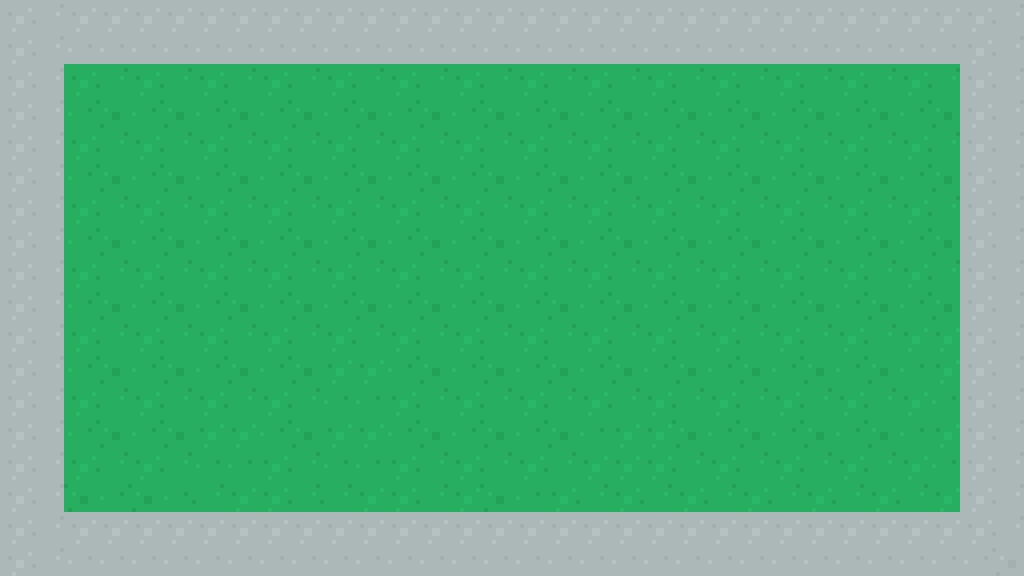

Below is a game level as drawn by its tile map, then a one-line description and the .tmx file that defines it, in full:
An orthogonal 32x18 tile map with 32x32 px tiles, 1 tile layer (Tile Layer 1), 2 tilesets.

<map version="1.5" tiledversion="1.7.2" orientation="orthogonal" renderorder="right-down" width="32" height="18" tilewidth="32" tileheight="32" infinite="0" nextlayerid="2" nextobjectid="1">
 <tileset firstgid="1" source="squareTileset.tsx" />
 <tileset firstgid="1211" source="squareTileset.tsx" />
 <layer id="1" name="Tile Layer 1" width="32" height="18">
  <data encoding="csv">
228,229,228,228,228,228,228,228,228,228,228,228,228,228,228,228,228,228,228,228,228,228,228,228,228,228,228,228,228,228,228,229,
228,229,283,283,283,283,283,283,283,283,283,283,283,283,283,283,283,283,283,283,283,283,283,283,283,283,283,283,283,283,228,229,
228,229,57,58,57,58,57,58,57,58,57,58,57,58,57,58,57,58,57,58,57,58,57,58,57,58,57,58,57,58,228,229,
228,229,112,113,112,113,112,113,112,113,112,113,112,113,112,113,112,113,112,113,112,113,112,113,112,113,112,113,112,113,228,229,
228,229,57,58,57,58,57,58,57,58,57,58,57,58,57,58,57,58,57,58,57,58,57,58,57,58,57,58,57,58,228,229,
228,229,112,113,112,113,112,113,112,113,112,113,112,113,112,113,112,113,112,113,112,113,112,113,112,113,112,113,112,113,228,229,
228,229,57,58,57,58,57,58,57,58,57,58,57,58,57,58,57,58,57,58,57,58,57,58,57,58,57,58,57,58,228,229,
228,229,112,113,112,113,112,113,112,113,112,113,112,113,112,113,112,113,112,113,112,113,112,113,112,113,112,113,112,113,228,229,
228,229,57,58,57,58,57,58,57,58,57,58,57,58,57,58,57,58,57,58,57,58,57,58,57,58,57,58,57,58,228,229,
228,229,112,113,112,113,112,113,112,113,112,113,112,113,112,113,112,113,112,113,112,113,112,113,112,113,112,113,112,113,228,229,
228,229,1267,58,57,58,57,58,57,58,57,58,57,58,57,58,57,58,57,58,57,58,57,58,57,58,57,58,57,1267,228,229,
228,229,1322,113,112,113,112,113,112,113,1267,1267,112,113,112,113,112,113,112,113,112,113,112,113,112,113,112,113,112,1267,228,229,
228,229,1267,58,57,58,57,58,57,58,1322,1322,57,58,57,58,57,58,57,58,57,58,57,58,57,58,57,58,57,1322,228,229,
228,229,1322,113,112,113,1267,1267,112,113,1267,1267,112,113,112,113,112,113,112,1267,1267,113,112,113,112,113,112,113,112,1267,228,229,
228,229,1267,58,57,58,1322,1322,57,58,1322,1322,57,58,57,58,57,58,57,1267,1267,58,57,58,57,58,57,58,57,1322,228,229,
228,229,1323,1322,1323,1322,1268,1267,1267,1268,1268,1267,1267,1268,1267,113,112,1267,1268,1267,1268,1267,1268,1267,1268,1267,1268,1267,1268,1267,228,229,
228,229,228,228,228,228,228,228,228,228,228,228,228,228,228,228,228,228,228,228,228,228,228,228,228,228,228,228,228,228,228,229,
228,229,283,283,283,283,283,283,283,283,283,283,283,283,283,283,283,283,283,283,283,283,283,283,283,283,283,283,283,283,283,284
</data>
 </layer>
</map>
